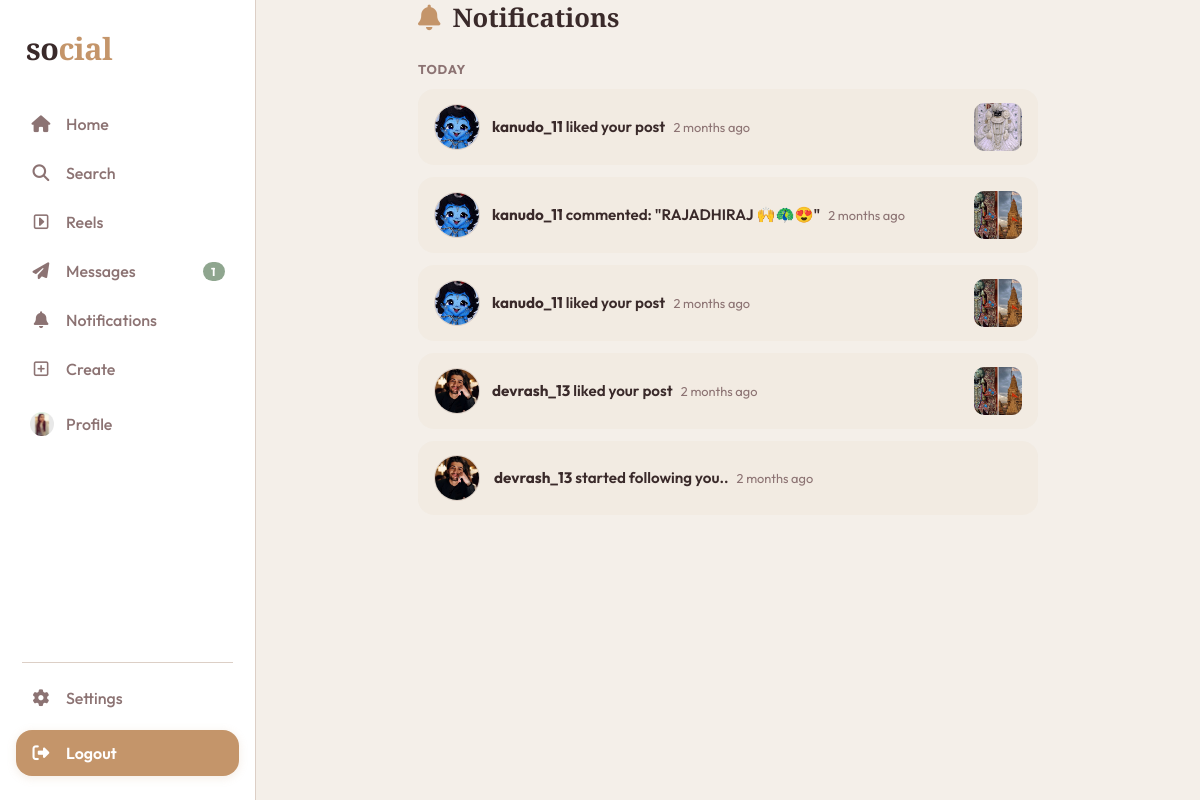
Page /notification/ (signed in) on the committed database.
### myapp/models.py (models this page shows, shortened)
class instauser(models.Model):
    gender_choices = (
        ('male','Male'),
        ('female','Female'),
    )
    username = models.CharField(max_length=100,unique=True)
    email = models.EmailField(unique=True,null=True,blank=True)
    password = models.CharField(max_length=100, null=True, blank=True)
    profile_pic = models.FileField(upload_to='profile_pics/', blank=True, null=True)
    gender = models.CharField(max_length=10,choices=gender_choices,blank=True, null=True)
    fullname = models.CharField(max_length=100,blank=True, null=True)
    bio = models.TextField(blank=True, null=True)
    description = models.TextField(blank=True, null=True)
    link = models.URLField(blank=True, null=True)
    otp = models.PositiveIntegerField(default=987)
    otp_created_at = models.DateTimeField(null=True, blank=True)
    created_at = models.DateTimeField(auto_now_add=True)
    updated_at = models.DateTimeField(auto_now=True)

class notification(models.Model):
    NOTIFICATION_TYPE = (
        ('follow', 'Follow'),
        ('like', 'Like'),
        ('comment', 'Comments'),
    )
    sender = models.ForeignKey(instauser,on_delete=models.CASCADE,related_name="sender_notification")
    receiver = models.ForeignKey(instauser,on_delete=models.CASCADE,related_name="receiver_notification")
    message = models.TextField()
    notification_type = models.CharField(max_length=15,choices=NOTIFICATION_TYPE)
    post_fk = models.ForeignKey(instaPost,on_delete=models.CASCADE,related_name="post_fk",null=True,blank=True)
    read_status = models.BooleanField(default=False)
    created_at = models.DateTimeField(auto_now_add=True)
    def whenpublished(self):
        now = timezone.now()
        diff = now-self.created_at
        if diff.days == 0 and diff.seconds >= 0 and diff.seconds < 60:
            seconds = diff.seconds
            if seconds == 1:
                return str(seconds) + "second ago"
            else:
                return str(seconds) + " seconds ago"
        if diff.days == 0 and diff.seconds >= 60 and diff.seconds < 3600 :
            minutes = math.floor(diff.seconds/60)
            if minutes == 1:
                return str(minutes) + " minute ago"
            else:
                return str(minutes) + " minutes ago"
        if diff.days == 0 and diff.seconds >= 3600 and diff.seconds < 86400 :
            hours = math.floor(diff.seconds/3600)
            if hours == 1:
                return str(hours) + " hour ago"
            else:
                return str(hours) + " hours ago"
        if diff.days >= 1 and diff.days < 30:
            days = diff.days
            if days == 1:
                return str(days) + " day ago"
            else:
                return str(days) + " days ago"
        if diff.days >= 30 and diff.days < 365:
            months = math.floor(diff.days/30)
            if months == 1:
                return str(months) + " month ago"
            else:
                return str(months) + " months ago"

class instaPost(models.Model):
    user = models.ForeignKey(instauser, on_delete=models.CASCADE)
    image = models.FileField(upload_to='posts/')
    caption = models.TextField(blank=True, null=True)
    location = models.CharField(max_length=100, blank=True, null=True)
    tagged_users = models.ManyToManyField(instauser,related_name="tagged_user", blank=True)
    created_at = models.DateTimeField(auto_now_add=True)
    updated_at = models.DateTimeField(auto_now=True)

### myapp/views.py (the view)
    def wrapper(request,*args,**kwargs):
        if "email" in request.session:
            try:
                uid = instauser.objects.get(email = request.session['email'])
                request.uid = uid
                return view_function(request,*args,**kwargs)
            except instauser.DoesNotExist:
                return redirect("login")
        return redirect("login")

### myapp/views.py (called while the page is built)
def checklogin(view_function):
    def wrapper(request,*args,**kwargs):
        if "email" in request.session:
            try:
                uid = instauser.objects.get(email = request.session['email'])
                request.uid = uid
                return view_function(request,*args,**kwargs)
            except instauser.DoesNotExist:
                return redirect("login")
        return redirect("login")
    return wrapper

@checklogin
def notification_view(request):
    uid = request.uid
    notifications = notification.objects.filter(receiver=uid).order_by('-created_at')
    notification.objects.filter(receiver=uid, read_status=False).update(read_status=True)
    my_following = FollowUsers.objects.filter(following = uid).values_list("following_person",flat=True)
    context = {
        'uid': uid,
        'notifications' :  notifications,
        'my_following' : my_following
    }
    return render(request,"myapp/notifications.html",context)

### myapp/templates/myapp/notifications.html (shortened to what this page needs)
{% load static %}
<html lang="en">
<head>
  <link rel="stylesheet" href="https://cdnjs.cloudflare.com/ajax/libs/font-awesome/6.5.0/css/all.min.css">
  <link rel="stylesheet" href="{% static 'css/userpanel.css' %}">
  <link rel="stylesheet" href="{% static 'css/notifications.css' %}">
</head>
<body>
  <nav class="sidebar">
    <div class="logo">so<span>cial</span></div>
    <div class="nav-links">
      <a href="{% url 'home' %}" class="nav-item"><span class="nav-icon"><i class="fa-solid fa-house"></i></span><span
          class="nav-label">Home</span></a>
      <a href="{% url 'search' %}" class="nav-item"><span class="nav-icon"><i
            class="fa-solid fa-magnifying-glass"></i></span><span class="nav-label">Search</span></a>
      <a href="{% url 'reels' %}" class="nav-item"><span class="nav-icon"><i class="fa-regular fa-square-caret-right"></i></span><span
          class="nav-label">Reels</span></a>
      <a href="{% url 'messages' %}" class="nav-item has-badge"><span class="nav-icon"><i
            class="fa-solid fa-paper-plane"></i></span><span class="nav-label">Messages</span><span class="badge" id="msg-badge" style="display:none;"></span></a>
      <a href="{% url 'notification' %}" class="nav-item has-badge"><span class="nav-icon"><i
            class="fa-solid fa-bell"></i></span><span class="nav-label">Notifications</span></a>
      <div class="nav-item-wrapper">
        <a href="javascript:void(0)" class="nav-item"
          onclick="var m=document.getElementById('create-submenu');m.style.display=m.style.display==='flex'?'none':'flex';"><span
            class="nav-icon"><i class="fa-regular fa-square-plus"></i></span><span class="nav-label">Create</span></a>
      </div>
      <a href="{% url 'profile' %}" class="sidebar-profile-mini">
        <span class="nav-icon">
          {% if uid.profile_pic %}
          <img src="{{uid.profile_pic.url}}" alt="Profile">
          {% else %}
          <img src="https://i.pravatar.cc/80?img=47" alt="Profile">
          {% endif %}
        </span>
        <span class="nav-label">Profile</span>
      </a>
    </div>
    <div class="sidebar-divider"></div>
    <div class="nav-bottom">
      <a href="{% url 'settings' %}" class="nav-item"><span class="nav-icon"><i
            class="fa-solid fa-gear"></i></span><span class="nav-label">Settings</span></a>
      <a href="{% url 'logout' %}" class="nav-item logout-btn"><span class="nav-icon"><i
            class="fa-solid fa-right-from-bracket"></i></span><span class="nav-label">Logout</span></a>
    </div>
  </nav>
  <div class="pages-wrapper">
    <div id="notifications" class="page page-full" style="display:block;">
      <div class="page-content">
        <div class="page-header"><i class="fa-solid fa-bell"></i> Notifications</div>
        <div class="notif-group-title">Today</div>
        <div class="notif-list" style="display:flex; flex-direction:column; gap:12px;">
          {% if notifications %}
            {% for n in notifications %}
              {% if n.notification_type == "follow" %}
                <div class="notif-item unread">
                  <div class="notif-av">
                    {% if n.sender.profile_pic %}
                      <img src="{{n.sender.profile_pic.url}}">
                    {% else %}
                      <img src="https://i.pravatar.cc/80?img=47">
                    {% endif %}
                  </div>
                  <div class="notif-body">
                    <span class="notif-name"><strong>{{n.sender.username}}</strong> {{n.message}}</span>
                    <span class="notif-time">{{n.whenpublished}}</span>
                  </div>
                </div>
              {% elif n.notification_type == "like" %}
                <div class="notif-item unread" style="display:flex; align-items:center; gap:12px;">
                  <div class="notif-av">
                    {% if n.sender.profile_pic %}
                      <img src="{{n.sender.profile_pic.url}}">
                    {% else %}
                      <img src="https://i.pravatar.cc/80?img=47">
                    {% endif %}
                  </div>
                  <div class="notif-body" style="flex:1;">
                    <span class="notif-name"><strong>{{n.sender.username}}</strong> {{n.message}}</span>
                    <span class="notif-time">{{n.whenpublished}}</span>
                  </div>
                  {% if n.post_fk %}
                    <div class="notif-thumb" style="width:48px; height:48px; flex-shrink:0;">
                      <img src="{{n.post_fk.image.url}}" style="width:100%; height:100%; object-fit:cover;">
                    </div>
                  {% endif %}
                </div>
              {% elif n.notification_type == "comment" %}
                <div class="notif-item unread" style="display:flex; align-items:center; gap:12px;">
                  <div class="notif-av">
                    {% if n.sender.profile_pic %}
                      <img src="{{n.sender.profile_pic.url}}">
                    {% else %}
                      <img src="https://i.pravatar.cc/80?img=47">
                    {% endif %}
                  </div>
                  <div class="notif-body" style="flex:1;">
                    <span class="notif-name"><strong>{{n.sender.username}}</strong> {{n.message}}</span>
                    <span class="notif-time">{{n.whenpublished}}</span>
                  </div>
                  {% if n.post_fk %}
                    <div class="notif-thumb" style="width:48px; height:48px; flex-shrink:0;">
                      <img src="{{n.post_fk.image.url}}" style="width:100%; height:100%; object-fit:cover;">
                    </div>
                  {% endif %}
                </div>
              {% endif %}
            {% endfor %}
          {% else %}
            <div style="text-align:center; padding: 40px; color:#888;">No notifications yet.</div>
          {% endif %}
        </div>
      </div>
    </div>
  </div>
</body>
</html>

### myapp/static/css/userpanel.css (style rules this page uses)
:root { --bg: #F4EFE9; --bg2: #FFFFFF; --bg3: #F0E9DF; --border: #DCCFC6; --text: #3A2A2A; --muted: #8C7373; --accent: #C4956A; --accent2: #A98059; --green: #8FA68F; --sidebar-w: 256px; --panel-w: 310px; --r-sm: 10px; --r-md: 16px; --r-lg: 22px; --shadow: 0 2px 14px rgba(60, 40, 40, 0.10); --t: all 0.22s ease; font-size: 16px; }
*, *::before, *::after { box-sizing: border-box; margin: 0; padding: 0; }
html { scroll-behavior: smooth; }
body { font-family: 'Outfit', sans-serif; font-size: 1rem; background: var(--bg); color: var(--text); min-height: 100vh; display: flex; }
* { scrollbar-width: none; -ms-overflow-style: none; }
.sidebar { width: var(--sidebar-w); flex-shrink: 0; background: var(--bg2); border-right: 1px solid var(--border); height: 100vh; position: sticky; top: 0; display: flex; flex-direction: column; padding: 28px 16px 20px; overflow-y: auto; z-index: 100; }
.logo { font-family: 'Playfair Display', serif; font-size: 1.9rem; font-weight: 700; color: var(--text); padding: 0 10px 32px; letter-spacing: -0.5px; }
.logo span { color: var(--accent); }
.nav-links { display: flex; flex-direction: column; gap: 3px; flex: 1; }
.nav-item { display: flex; align-items: center; gap: 14px; padding: 13px 14px; border-radius: var(--r-md); color: var(--muted); text-decoration: none; font-size: 1rem; font-weight: 500; position: relative; transition: var(--t); }
.nav-icon { width: 22px; text-align: center; font-size: 1.05rem; flex-shrink: 0; }
.nav-label { flex: 1; }
.badge { background: var(--green); color: #fff; font-size: 0.72rem; font-weight: 700; padding: 2px 8px; border-radius: 20px; min-width: 22px; text-align: center; }
.sidebar-divider { height: 1px; background: var(--border); margin: 12px 6px; }
.nav-bottom { display: flex; flex-direction: column; gap: 3px; padding-bottom: 4px; }
.logout-btn { background: var(--accent) !important; color: #fff !important; border-radius: var(--r-md) !important; font-weight: 600 !important; margin-top: 6px; transition: var(--t); box-shadow: 0 2px 10px rgba(196, 149, 106, 0.18); }
.sidebar-profile-mini { display: flex; align-items: center; gap: 14px; padding: 13px 14px; border-radius: var(--r-md); text-decoration: none; transition: var(--t); margin-top: 4px; position: relative; color: var(--muted); font-weight: 500; }
.sidebar-profile-mini img { width: 24px; height: 24px; border-radius: 50%; object-fit: cover; flex-shrink: 0; display: block; }
.pages-wrapper { flex: 1; min-width: 0; position: relative; }
.page { display: none; width: 100%; min-height: 100vh; }
.page-full { flex-direction: column; }
.pages-wrapper { flex: 1; display: flex; justify-content: center; align-items: flex-start; min-height: 100vh; }
.page-header { font-size: 1.6rem; font-weight: 700; color: var(--text); margin-bottom: 26px; display: flex; align-items: center; gap: 12px; font-family: 'Playfair Display', serif; }
.page-header i { color: var(--accent); }
.notif-group-title { font-size: 0.8rem; font-weight: 700; color: var(--muted); text-transform: uppercase; letter-spacing: 0.7px; margin: 6px 0 12px; }
.notif-list { display: flex; flex-direction: column; gap: 2px; margin-bottom: 24px; }
.notif-item { display: flex; align-items: center; gap: 14px; padding: 14px 16px; border-radius: var(--r-md); transition: var(--t); }
.notif-item.unread { background: rgba(196, 149, 106, 0.05); }
.notif-av { width: 46px; height: 46px; border-radius: 50%; overflow: hidden; flex-shrink: 0; border: 1.5px solid var(--border); }
.notif-av img { width: 100%; height: 100%; object-fit: cover; }
.notif-body { flex: 1; font-size: 0.95rem; color: var(--text); line-height: 1.5; }
.notif-name { font-weight: 600; }
.notif-time { font-size: 0.8rem; color: var(--muted); margin-left: 5px; }
.notif-thumb { width: 48px; height: 48px; border-radius: var(--r-sm); overflow: hidden; flex-shrink: 0; }
.notif-thumb img { width: 100%; height: 100%; object-fit: cover; }
.nav-item-wrapper { position: relative; }

### rows in the picture
instauser: profile_pic (picture)
notification: sender.profile_pic (picture), sender.username "kanudo_11", message "liked your post", whenpublished "2 months ago", post_fk.image (picture)
notification: sender.profile_pic (picture), sender.username "kanudo_11", message "commented: \"RAJADHIRAJ 🙌🦚😍\"", whenpublished "2 months ago", post_fk.image (picture)
notification: sender.profile_pic (picture), sender.username "kanudo_11", message "liked your post", whenpublished "2 months ago", post_fk.image (picture)
notification: sender.profile_pic (picture), sender.username "devrash_13", message "liked your post", whenpublished "2 months ago", post_fk.image (picture)
notification: sender.profile_pic (picture), sender.username "devrash_13", message "started following you..", whenpublished "2 months ago"
